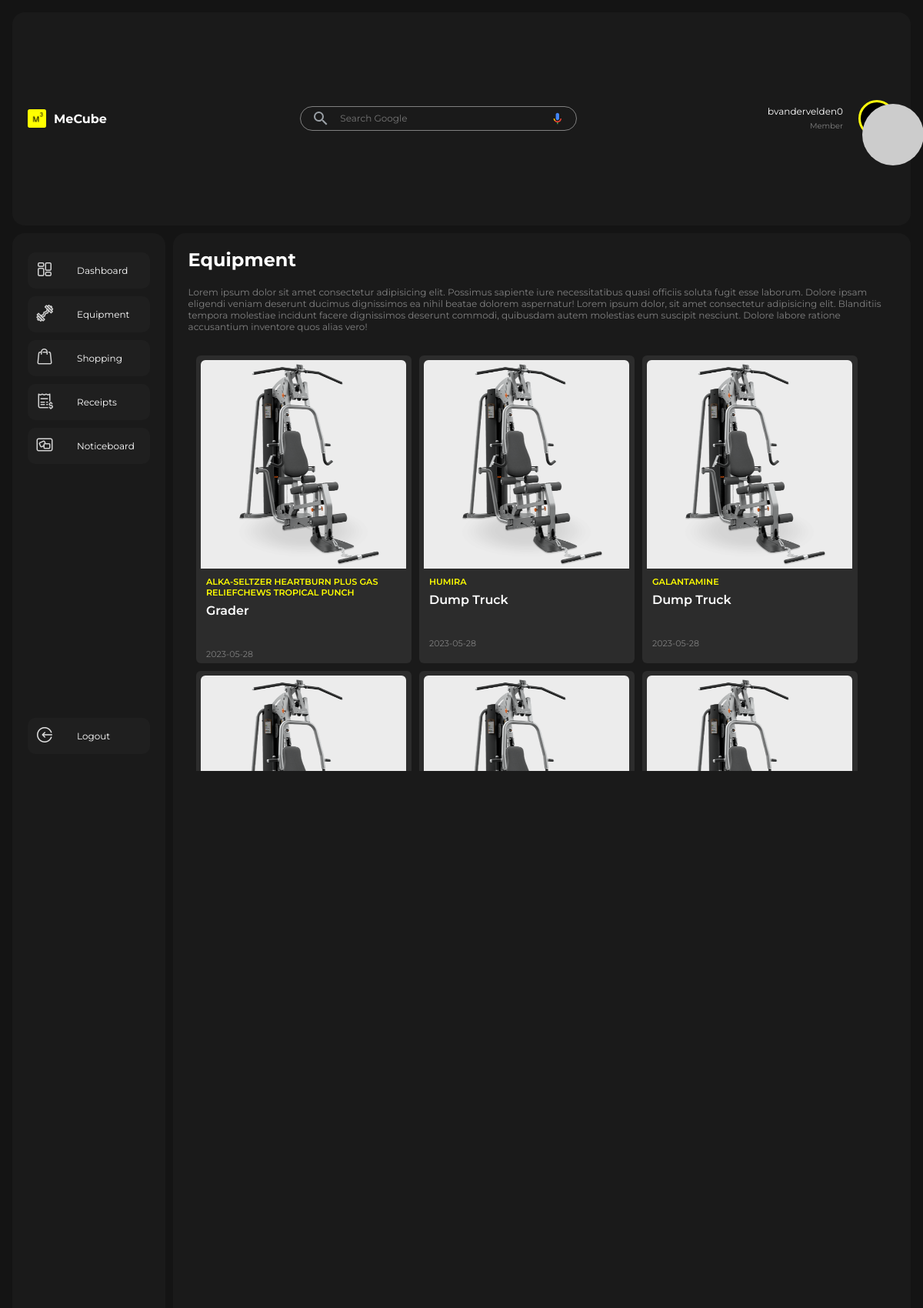
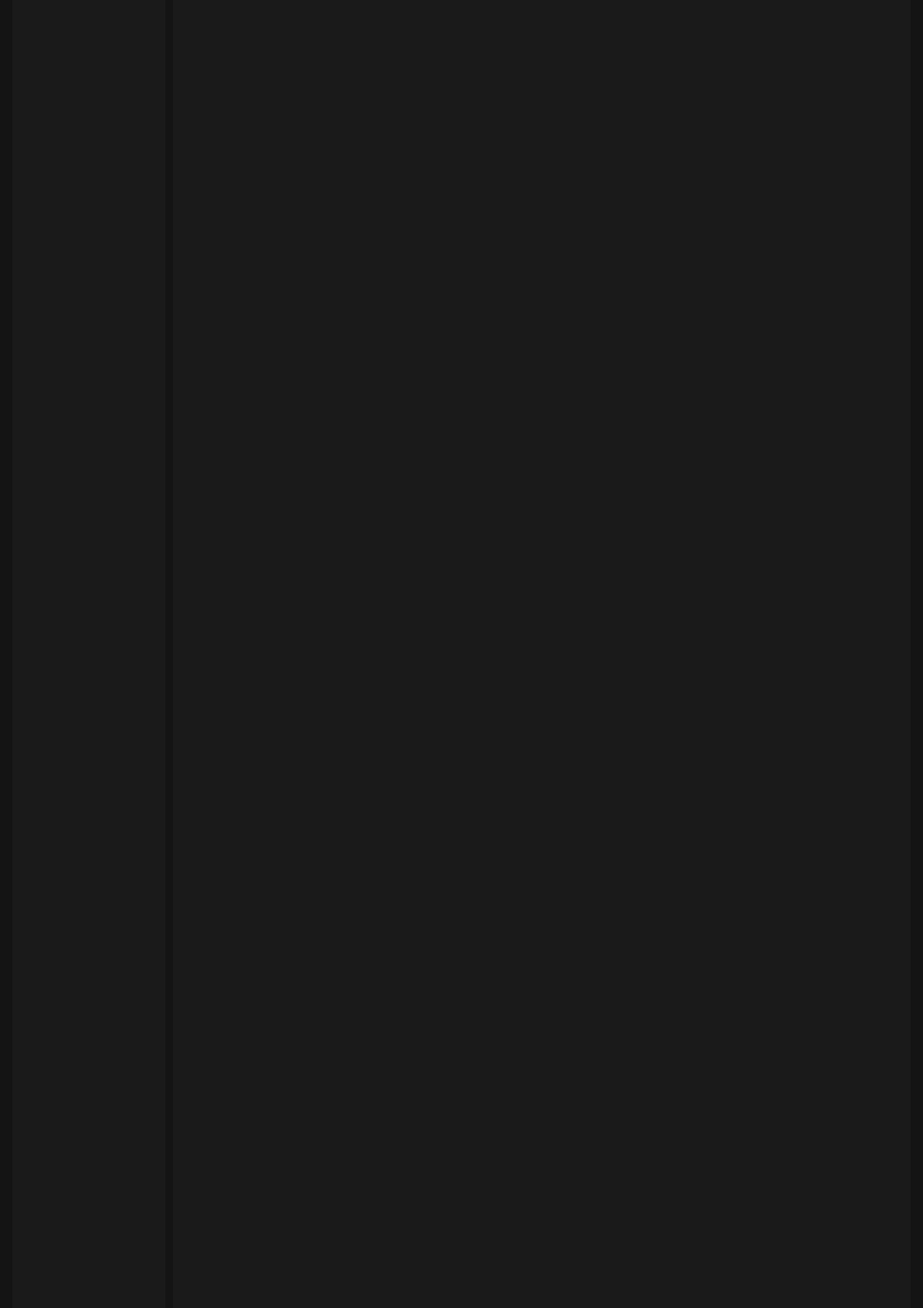
The page /client-equipment.php (signed in, upper part) on the database its author committed (2 pictures, top to bottom).
### tables this page shows
CREATE TABLE `equipment` (
  `id` int(11) NOT NULL,
  `name` varchar(255) DEFAULT NULL,
  `brand` varchar(255) DEFAULT NULL,
  `image` varchar(255) DEFAULT NULL,
  `regdate` date DEFAULT curdate()
);

### client-equipment.php (the view, shortened to what this page needs)
<?php
if (isset($_SESSION['username'])) {
    $logged_username = $_SESSION['username'];
} else {
    header("Location: login-check.php");
}
?>
<?php
 include('server/conn.php');
 $sql = "SELECT * FROM equipment";
 $result = mysqli_query($conn, $sql);
?>
<!DOCTYPE html>
<html lang="en">
<head>
    <link rel="stylesheet" type="text/css" href="https://cdn.datatables.net/1.13.2/css/jquery.dataTables.min.css" />
    <link rel="stylesheet" href="css/search.css">
    <link rel="stylesheet" href="css/product-card.css">
    <link rel="stylesheet" href="css/client-equipment.css">
</head>
<body>
    <main>
        <div class="top">
            <div class="logo">
                <img src="img/logo/doubleColored.png" alt="">
                <h1>MeCube</h1>
            </div>
            <div class="search">
                <div class="searchbar">
                    <div class="searchbar-wrapper">
                        <div class="searchbar-left">
                            <div class="search-icon-wrapper">
                                <span class="search-icon searchbar-icon">
                                    <svg xmlns="http://www.w3.org/2000/svg" viewBox="0 0 24 24">
                                        <path d="M15.5 14h-.79l-.28-.27A6.471 6.471 0 0 0 16 9.5 6.5 6.5 0 1 0 9.5 16c1.61 0 3.09-.59 4.23-1.57l.27.28v.79l5 4.99L20.49 19l-4.99-5zm-6 0C7.01 14 5 11.99 5 9.5S7.01 5 9.5 5 14 7.01 14 9.5 11.99 14 9.5 14z">
                                        </path>
                                    </svg>
                                </span>
                            </div>
                        </div>
                        <div class="searchbar-center">
                            <div class="searchbar-input-spacer"></div>
                            <input type="text" class="searchbar-input" maxlength="2048" name="q" autocapitalize="off" autocomplete="off" title="Search" role="combobox" placeholder="Search Google">
                        </div>
                        <div class="searchbar-right">
                        </div>
                    </div>
                </div>
            </div>
            <div class="loggeduser">
                    <div class="userdetails">
                        <p><?php echo $logged_username ?></p>
                        <span>Member</span>
                    </div>
                    <div class="useravator">
                        <img src="https://api.dicebear.com/6.x/notionists-neutral/svg?seed=<?php echo $logged_username ?>&radius=50&backgroundColor=ffdfbf" alt="avator">
                    </div>
            </div>
        </div>
        <div class="bottom">
            <div class="sidenav">
                <div class="links">
                    <a href="client-dashboard.php">
                        <div class="icon"><img src="img/icons/icons8_dashboard_layout_24px.png" alt=""></div>
                        <p>Dashboard</p>
                    </a>
                    <a href="client-equipment.php" class="init">
                        <div class="icon"><img src="img/icons/icons8_ez_curl_bar_24px.png" alt=""></div>
                        <p>Equipment</p>
                    </a>
                    <a href="client-store.php">
                        <div class="icon"><img src="img/icons/icons8_shopping_bag_24px.png" alt=""></div>
                        <p>Shopping</p>
                    </a>
                    <a href="client-receipt.php">
                        <div class="icon"><img src="img/icons/icons8_receipt_dollar_24px.png" alt=""></div>
                        <p>Receipts</p>
                    </a>
                    <a href="client-noticeboard.php">
                        <div class="icon"><img src="img/icons/icons8_noticeboard_24px_1.png" alt=""></div>
                        <p>Noticeboard</p>
                    </a>
                </div>
                <div class="logout">
                    <div class="links">
                        <a href="logout.php">
                            <div class="icon"><img src="img/icons/icons8_login_rounded_24px.png" alt=""></div>
                            <p>Logout</p>
                        </a>
                    </div>
                </div>
            </div>
            <div class="content">
                <h2>Equipment</h2>
                <p>Lorem ipsum dolor sit amet consectetur adipisicing elit. Possimus sapiente iure necessitatibus quasi officiis soluta fugit esse laborum.
                    Dolore ipsam eligendi veniam deserunt ducimus dignissimos ea nihil beatae dolorem aspernatur! Lorem ipsum dolor, sit amet consectetur
                    adipisicing elit. Blanditiis tempora molestiae incidunt facere dignissimos deserunt commodi, quibusdam autem molestias eum suscipit nesciunt.
                    Dolore labore ratione accusantium inventore quos alias vero!</p>
                <div class="displayData">
                <?php while($equipment = mysqli_fetch_assoc($result)){ ?>
                    <div class="card">
                        <div class="card-image"><img src="img/pngegg (16).png" alt=""></div>
                        <div class="category"> <?php echo $equipment['brand']; ?> </div>
                        <div class="heading"> <?php echo $equipment['name']; ?>
                            <div class="author"><?php echo $equipment['regdate']; ?></div>
                        </div>
                    </div>
                    <?php } ?>
                </div>
        </div>
    </main>
</body>
</html>

### css/search.css (style rules this page uses)
.searchbar { font-size: 12px; font-family: arial, sans-serif; color: #202124; display: -webkit-box; display: -ms-flexbox; display: flex; z-index: 3; height: auto; background: #1A1A1A; border: 1px solid gray; -webkit-box-shadow: none; box-shadow: none; border-radius: 24px; margin: 0 auto; width: auto; max-width: 30vw; }
.searchbar-wrapper { -webkit-box-flex: 1; -ms-flex: 1; flex: 1; display: -webkit-box; display: -ms-flexbox; display: flex; padding: 5px 8px 0 14px; }
.searchbar-left { font-size: 12px; font-family: arial, sans-serif; color: #202124; display: -webkit-box; display: -ms-flexbox; display: flex; -webkit-box-align: center; -ms-flex-align: center; align-items: center; padding-right: 13px; margin-top: -5px; }
.search-icon { margin-top: 3px; color: #9aa0a6; height: 12px; line-height: 16px; width: 20px; }
.searchbar-icon { display: inline-block; fill: currentColor; height: 16px; line-height: 16px; position: relative; width: 24px; }
.searchbar-center { display: -webkit-box; display: -ms-flexbox; display: flex; -webkit-box-flex: 1; -ms-flex: 1; flex: 1; -ms-flex-wrap: wrap; flex-wrap: wrap; }
.searchbar-input-spacer { color: transparent; -webkit-box-flex: 100%; -ms-flex: 100%; flex: 100%; white-space: pre; height: 24px; font-size: 12px; }
.searchbar-input { background-color: transparent; border: none; margin: 0; padding: 0; color: rgba(255, 255, 255, .87); word-wrap: break-word; outline: none; display: -webkit-box; display: -ms-flexbox; display: flex; -webkit-box-flex: 100%; -ms-flex: 100%; flex: 100%; margin-top: -27px; height: 24px; font-size: 12px; max-width: 100%; width: 100%; }
.searchbar-right { display: -webkit-box; display: -ms-flexbox; display: flex; -webkit-box-flex: 0; -ms-flex: 0 0 auto; flex: 0 0 auto; margin-top: -5px; -webkit-box-align: stretch; -ms-flex-align: stretch; align-items: stretch; -webkit-box-orient: horizontal; -webkit-box-direction: normal; -ms-flex-direction: row; flex-direction: row }
.voice-search { -webkit-box-flex: 1; -ms-flex: 1 0 auto; flex: 1 0 auto; display: -webkit-box; display: -ms-flexbox; display: flex; cursor: pointer; -webkit-box-align: center; -ms-flex-align: center; align-items: center; border: 0; background: transparent; outline: none; padding: 0 8px; width: 2.8em; }

### css/product-card.css (style rules this page uses)
.card { width: 280px; height: 400px; background: #2c2c2c; padding: .4em; border-radius: 6px; }
.card-image { background-color: rgb(236, 236, 236); width: 100%; height: 70%; border-radius: 6px 6px 0 0; display: flex; }
.card-image img { object-fit:cover; object-position: center; display: flex; width: 100%; }
.category { text-transform: uppercase; font-size: 0.7em; font-weight: 600; color: rgb(255, 255, 0); padding: 10px 7px 0; }
.heading { font-weight: 600; color: rgb(255, 255, 255); padding: 7px; display: flex; flex-direction: column; gap: 20px; }
.author { color: gray; font-weight: 400; font-size: 11px; padding-top: 20px; }

### rows shown on the page
equipment: brand "ALKA-SELTZER HEARTBURN PLUS GAS RELIEFCHEWS TROPICAL PUNCH", name "Grader", regdate "2023-05-28"
equipment: brand "HUMIRA", name "Dump Truck", regdate "2023-05-28"
equipment: brand "GALANTAMINE", name "Dump Truck", regdate "2023-05-28"

### other values the page prints
$logged_username "bvandervelden0"
